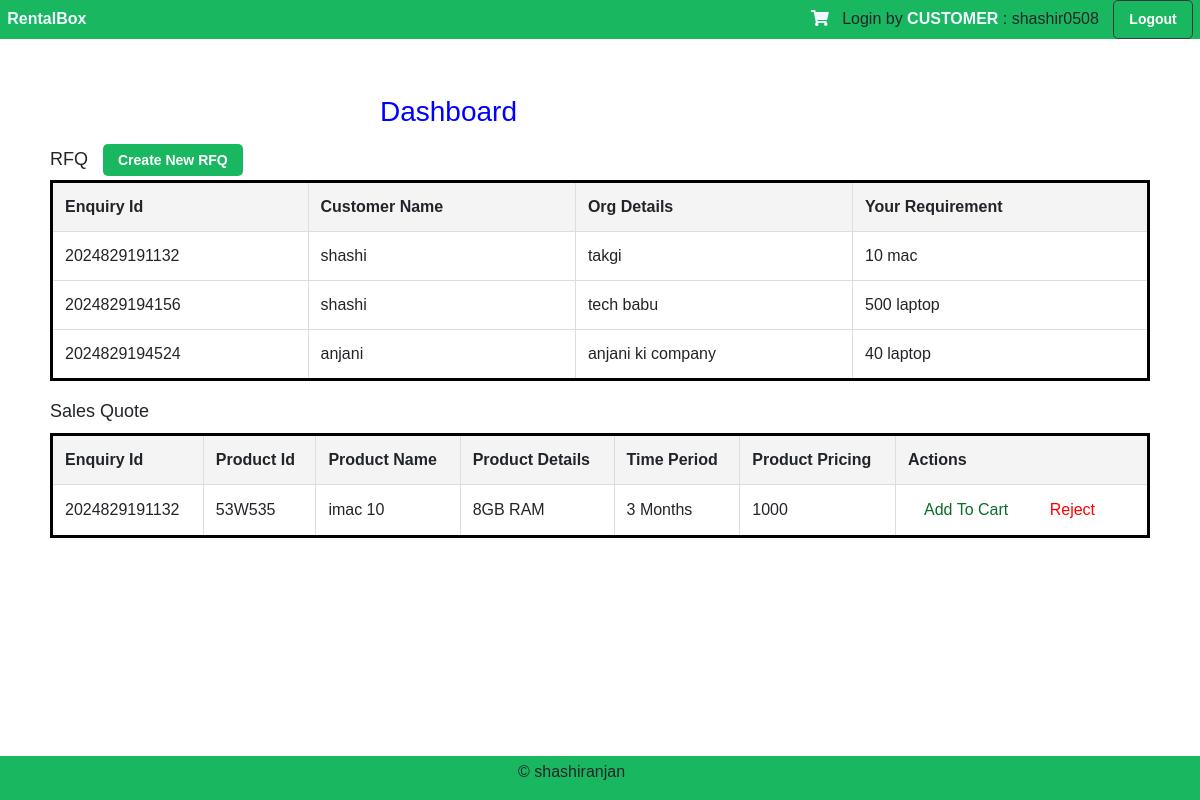
The app's page /dashboard/ (signed in), older data.
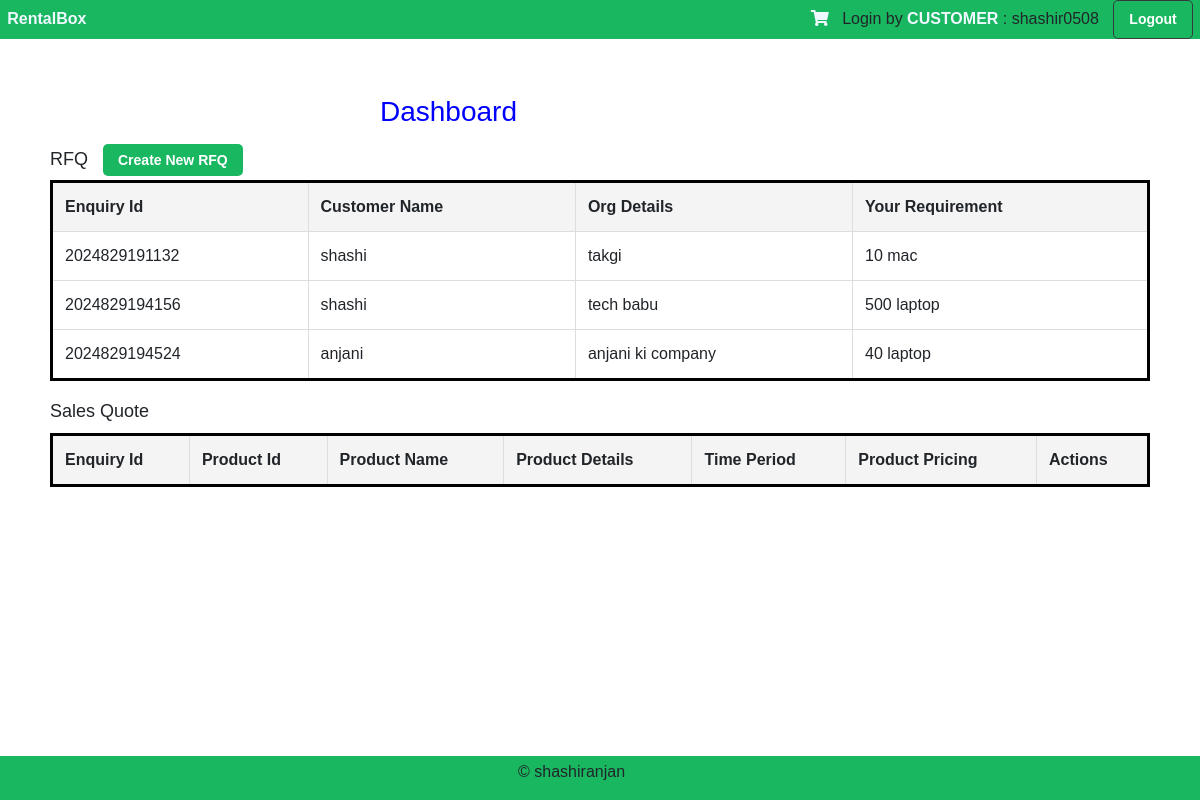
The same page, newer data.
### warehouse/models.py (models this page shows)
class EnquiryDetails(models.Model):
    user = models.ForeignKey(User, on_delete=models.CASCADE, null = True)
    enquiry_id = models.CharField(max_length=64, null = True)
    customer_name = models.CharField(max_length=64, null = True)
    your_email = models.EmailField(max_length = 128, null = True)
    phone_number = PhoneField(blank=True, help_text='Contact phone number')
    org_details = models.CharField(max_length=64, null= True)
    your_requirement = models.CharField(max_length=64, null = True)

class SalesQuoteDetails(models.Model):
    enquiry = models.ForeignKey(EnquiryDetails,on_delete=models.CASCADE)
    sales_quote_id = models.CharField(max_length=64, null = True)
    product_name = models.CharField(max_length=264, null = True)
    product_id = models.CharField(max_length = 128, null = True)
    qty= models.IntegerField(null = True)
    product_details = models.CharField(max_length = 128, null = True)
    time_period = models.CharField(choices=CATEGORY_CHOICES, max_length = 200, null = True, default="Other")
    pricing = models.CharField(max_length=64, null = True)
    added_to_cart = models.BooleanField(default=False)
    sq_reject= models.BooleanField(default=False)

### warehouse/views.py (the view)
# urls.py: path('dashboard/',views.dashboard_view, name='dashboard'),
@login_required(login_url='/login/')
def dashboard_view(request):
    username= request.user.email
    name = username.split('@')[0]
    role=request.user.role
    if role == 'ADMIN':
        data= EnquiryDetails.objects.all()
    else:
        data= request_for_quote_view(request)
    sales_quote = SalesQuoteDetails.objects.filter(added_to_cart=False, sq_reject=False)
    return render(request, 'dashboard.html',{'data':data,'sales_quote':sales_quote, 'name':name,'role':role})

### warehouse/views.py (called while the page is built)
def request_for_quote_view(request):
    data = EnquiryDetails.objects.filter(user=request.user)
    return data

### warehouse/templates/dashboard.html (shortened to what the changed rows need)
{% extends 'layout/app.html' %}
{% load static %}
        {% block content %}
        <head>
            <link rel = "stylesheet" type="text/css" href="{% static '/warehouse/css/dashboard.css' %}">
        </head>
        <body>
        <div class="container">
            <table>
                <thead>
                    <tr>
                        <th>Enquiry Id</th>
                        <th>Customer Name</th>
                        <th>Org Details</th>
                        <th>Your Requirement</th>
                    </tr>
                </thead>
                <tbody>
                    {% for val in data %}
                    <tr>
                        <td>{{ val.enquiry_id }}</td>
                        <td>{{ val.customer_name }}</td>
                        <td>{{ val.org_details }}</td>
                        <td>{{ val.your_requirement }}</td>
                    </tr>
                    {% endfor %}
                </tbody>
            </table>
            <table>
                <thead>
                    <tr>
                        <th>Enquiry Id</th>
                        <th>Product Id</th>
                        <th>Product Name</th>
                        <th>Product Details</th>
                        <th>Time Period</th>
                        <th>Product Pricing</th>
                        <th>Actions</th>
                    </tr>
                </thead>
                <tbody>
                    {% for val in data %}
                        {% for products in sales_quote %}
                        {% if products.enquiry.enquiry_id == val.enquiry_id %}
                        <tr>
                            <td>{{ val.enquiry_id }}</td>
                            <td>{{ products.product_id }}</td>
                            <td>{{ products.product_name }}</td>
                            <td>{{ products.product_details }}</td>
                            <td>{{ products.time_period }}</td>
                            <td>{{ products.pricing }}</td>
                            <td class="actions">
                                <button>
                                    <a href="{% url 'add_to_cart' id=products.sales_quote_id %}">Add To Cart</a>
                                </button>
                                <button class="btn-reject">
                                    <a href="{% url 'reject_sales_quote' id=products.sales_quote_id %}">Reject</a>
                                </button>
                            </td>
                        </tr>
                        {% endif %}
                        {% endfor %}
                    {% endfor %}
                </tbody>
            </table>
        </div>
        </body>
    {% endblock %}

Row changes from the older to the newer data that the page shows:
removed SalesQuoteDetails: {{ val.enquiry_id }} "2024829191132", product_id "53W535", product_name "imac 10", product_details "8GB RAM", time_period "3 Months", pricing "1000", shown under EnquiryDetails "takgi"
